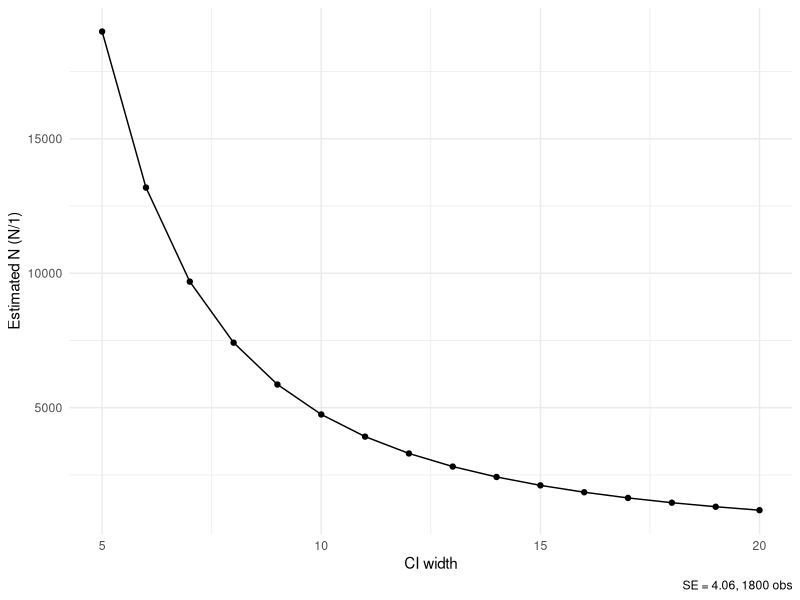
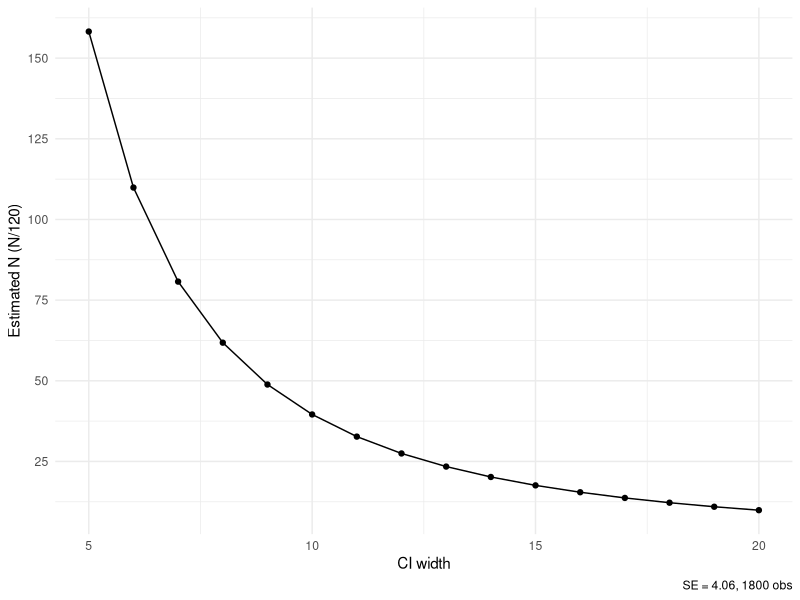
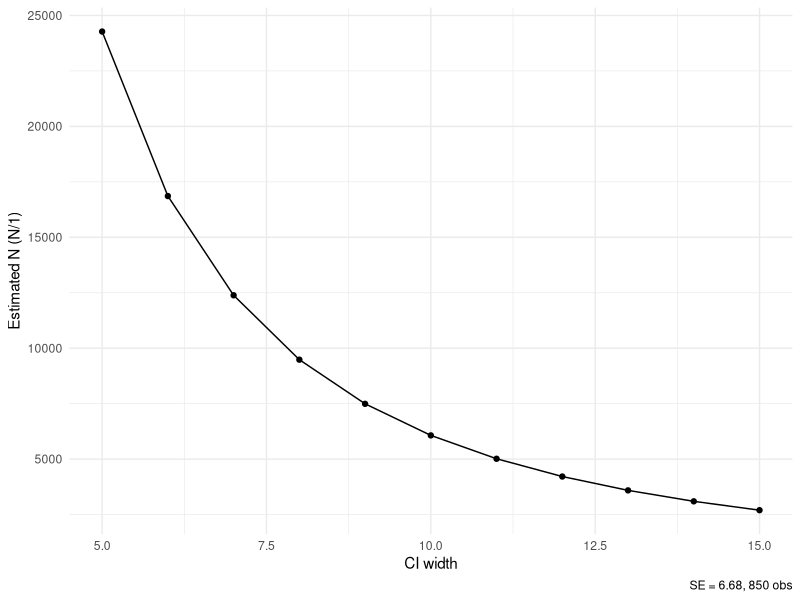
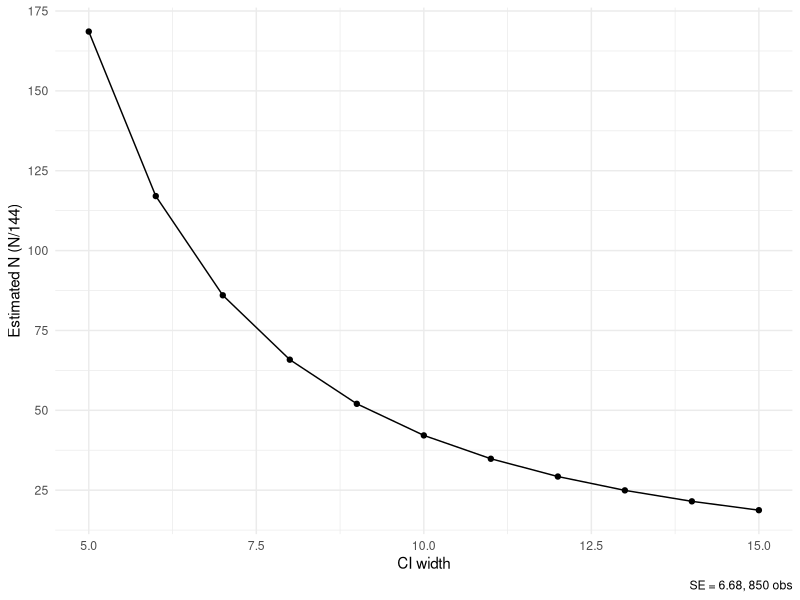

Reproduce these figures in R, in order.
## ---- chunk 1
knitr::opts_chunk$set(echo = TRUE)
library(tidyverse)
theme_set(theme_minimal())
## ---- chunk 2
estimate_obs_n <- function(se, obs_n, width, divide = 1) {
  new_obs_n <- (((sqrt(obs_n) * se) / (width/4))^2) / divide
  return(new_obs_n)
}

get_obs_range <- function(se, obs_n, max_width, divide = 1, by = 1, min_width = 1) {
  obs_range <- NULL
  for (i in seq(min_width, max_width, by)) {
    obs_range <- c(obs_range, estimate_obs_n(se, obs_n, i, divide))
  }
  return(obs_range)
}

plot_obs_range <- function(se, obs_n, max_width, divide = 1, by = 1, min_width = 1) {
  obs_range <- get_obs_range(se, obs_n, max_width, divide, by, min_width)
  
  ggplot2::ggplot() +
    aes(x = seq(min_width, max_width, by), y = obs_range) +
    geom_point() +
    geom_path() +
    labs(
      caption = paste0("SE = ", se, ", ", obs_n, " obs"),
      x = "CI width",
      y = paste0("Estimated N ", "(N/", divide, ")")
    )
}
## ---- chunk 3
plot_obs_range(4.06, 1800, 20, min_width = 5)
plot_obs_range(4.06, 1800, 20, divide = 120, min_width = 5) +
  scale_y_continuous(breaks = seq(0, 200, 25))
## ---- chunk 4
plot_obs_range(6.68, 850, 15, min_width = 5)
plot_obs_range(6.68, 850, 15, divide = 144, min_width = 5) +
  scale_y_continuous(breaks = seq(0, 200, 25))
